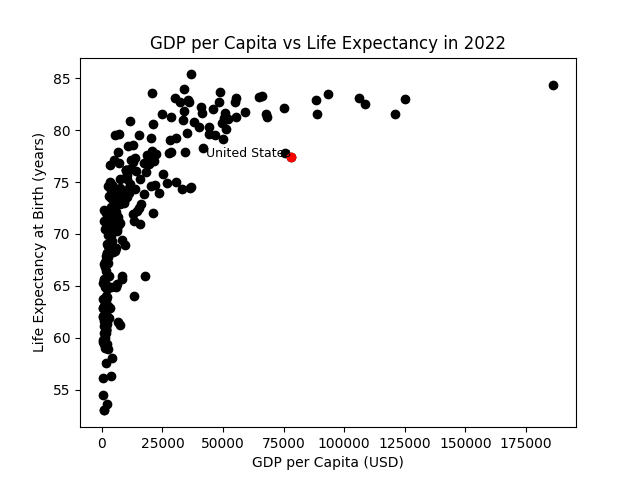

Write Python code to recreate this figure.
# Plot a cross-section of countries comparing GDP per capita and life expectancy

# Importing the libraries
import matplotlib.pyplot as plt
import pandas as pd

# Document sources
# Worldbank: https://data.worldbank.org/indicator/NY.GDP.PCAP.CD
# Worldbak: https://data.worldbank.org/indicator/SP.DYN.LE00.IN

# Load the data
gdp_data = pd.read_csv('gdp_per_capita.csv', index_col='Country Name')
lifespan_data = pd.read_csv('life_expectancy.csv', index_col='Country Name')

# get data
x_axis = gdp_data['2022'] # GDP per capita for 2022
y_axis = lifespan_data['2022'] # Life expectancy for 2022
# drop if missing either data
data = pd.DataFrame({'GDP': x_axis, 'Life Expectancy': y_axis}).dropna()
# Plot the data
plt.scatter(data['GDP'], data['Life Expectancy'], color='black')
# label United States of America
plt.text(data.loc['United States']['GDP'], data.loc['United States']['Life Expectancy'], 'United States', fontsize=9, ha='right')
plt.scatter(data.loc['United States']['GDP'], data.loc['United States']['Life Expectancy'], color='red')
# Add labels
plt.title('GDP per Capita vs Life Expectancy in 2022')
plt.xlabel('GDP per Capita (USD)')
plt.ylabel('Life Expectancy at Birth (years)')

# Save the plot
plt.savefig('gdp_lifespan.png')
